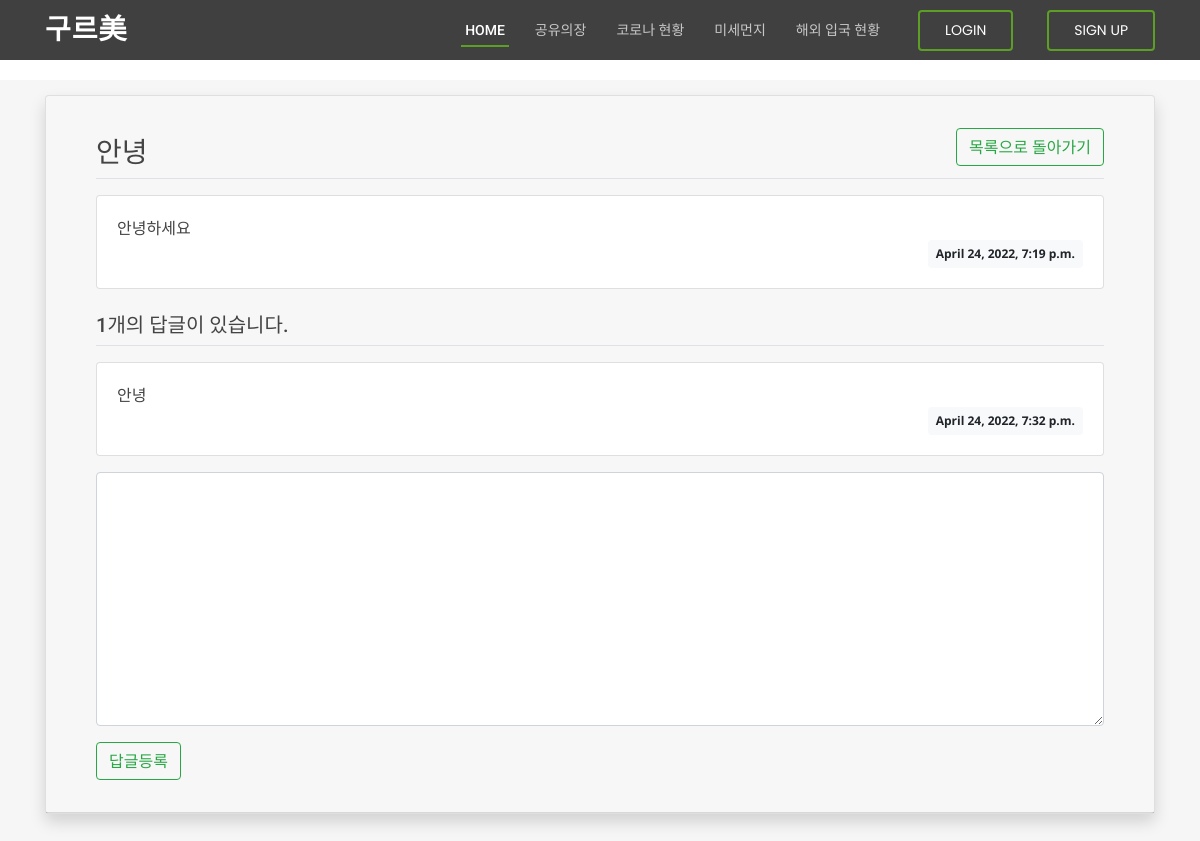
The page /board/1/ on the database its author committed.
### board/models.py (models this page shows, shortened)
class Post(models.Model):
    title = models.CharField(max_length=200, validators=[min_length_2_validator])
    content = models.TextField()
    writer = models.ForeignKey('auth.User',on_delete=models.CASCADE)
    date = models.DateTimeField(default=timezone.now)

class Answer(models.Model):
    post = models.ForeignKey(Post, on_delete=models.CASCADE)
    content = models.TextField()
    writer = models.CharField(max_length=20)
    date = models.DateTimeField()

### board/views.py (the view)
# urls.py: path('<int:postId>/', views.detail, name='detail'),
def detail(request, postId):
    post = Post.objects.get(id=postId)
    context = {'post': post}
    return render(request, 'board/detail.html', context)

### templates/board/detail.html (shortened to what this page needs)
{% include "header.html" %}
{% block content %}
{% load static %}
<link rel="stylesheet" type="text/css" href="{% static 'bootstrap.min.css' %}">
<link href='{% static "/css/style.css" %}' rel="stylesheet">
    <section class="breadcrumbs">
        <div class="container">
            <div class="card shadow mb-4">
                <div class="card-header py-3">
<div class="container">
<div class="container my-3">
    <div style="float: right;">
    <a href="/board"><button class="btn btn-outline-success">목록으로 돌아가기</button></a>
</div>
    <h2 class="border-bottom py-2">{{ post.title }}</h2>
    <div class="card my-3">
        <div class="card-body">
            <div class="card-text" style="white-space: pre-line;">{{ post.content }}</div>
            <div class="d-flex justify-content-end">
                <div class="badge badge-light p-2">{{ post.date }}</div>
            </div>
        </div>
    </div>
    <h5 class="border-bottom my-3 py-2">{{post.answer_set.count}}개의 답글이 있습니다.</h5>
    {% for answer in post.answer_set.all %}
    <div class="card my-3">
        <div class="card-body">
            <div class="card-text" style="white-space: pre-line;">{{ answer.content }}</div>
            <div class="d-flex justify-content-end">
                <div class="badge badge-light p-2">{{ answer.date }}</div>
            </div>
        </div>
    </div>
    {% endfor %}
    <form action="{% url 'board:answer_create' post.id %}" method="post" class="my-3">
        <div class="form-group">
            <textarea name="content" id="content" class="form-control" rows="10"></textarea>
        </div>
        <input type="submit" value="답글등록" class="btn btn-outline-success">
    </form>
</div>
{% endblock %}

### static/css/style.css (style rules this page uses)
a { color: #5c9f24; text-decoration: none; }
h1, h2, h3, h4, h5, h6 { font-family: "Roboto", sans-serif; }
section { padding: 60px 0; }
.breadcrumbs { padding: 15px 0; background: #f6f6f6; min-height: 40px; margin-top: 80px; }
.breadcrumbs h2 { font-size: 28px; font-weight: 400; }

### rows shown on the page
Post: title "안녕", content "안녕하세요", date "April 24, 2022, 7:19 p.m.", answer_set.count "1"
Answer: content "안녕", date "April 24, 2022, 7:32 p.m."
